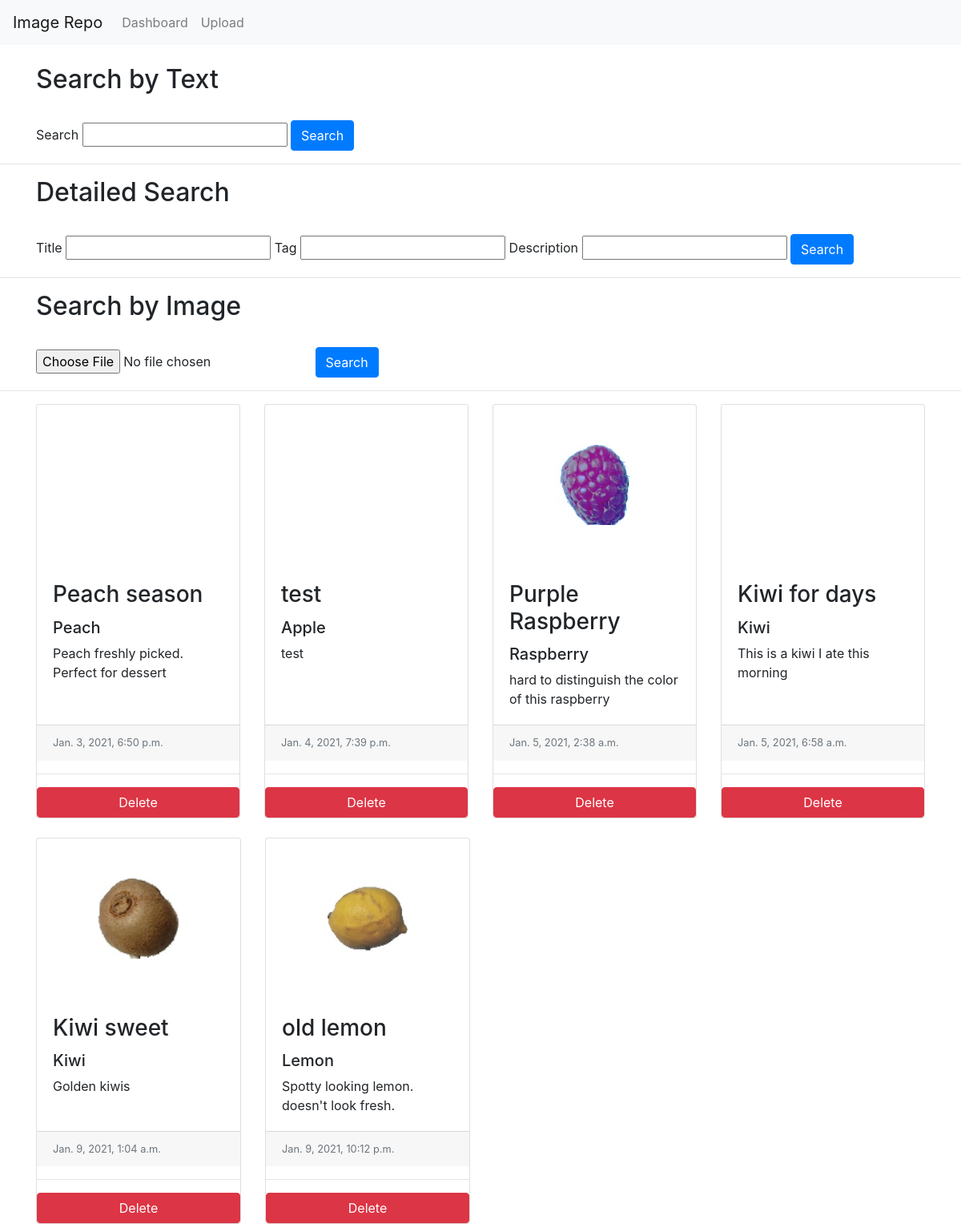
The app's page /, older data.
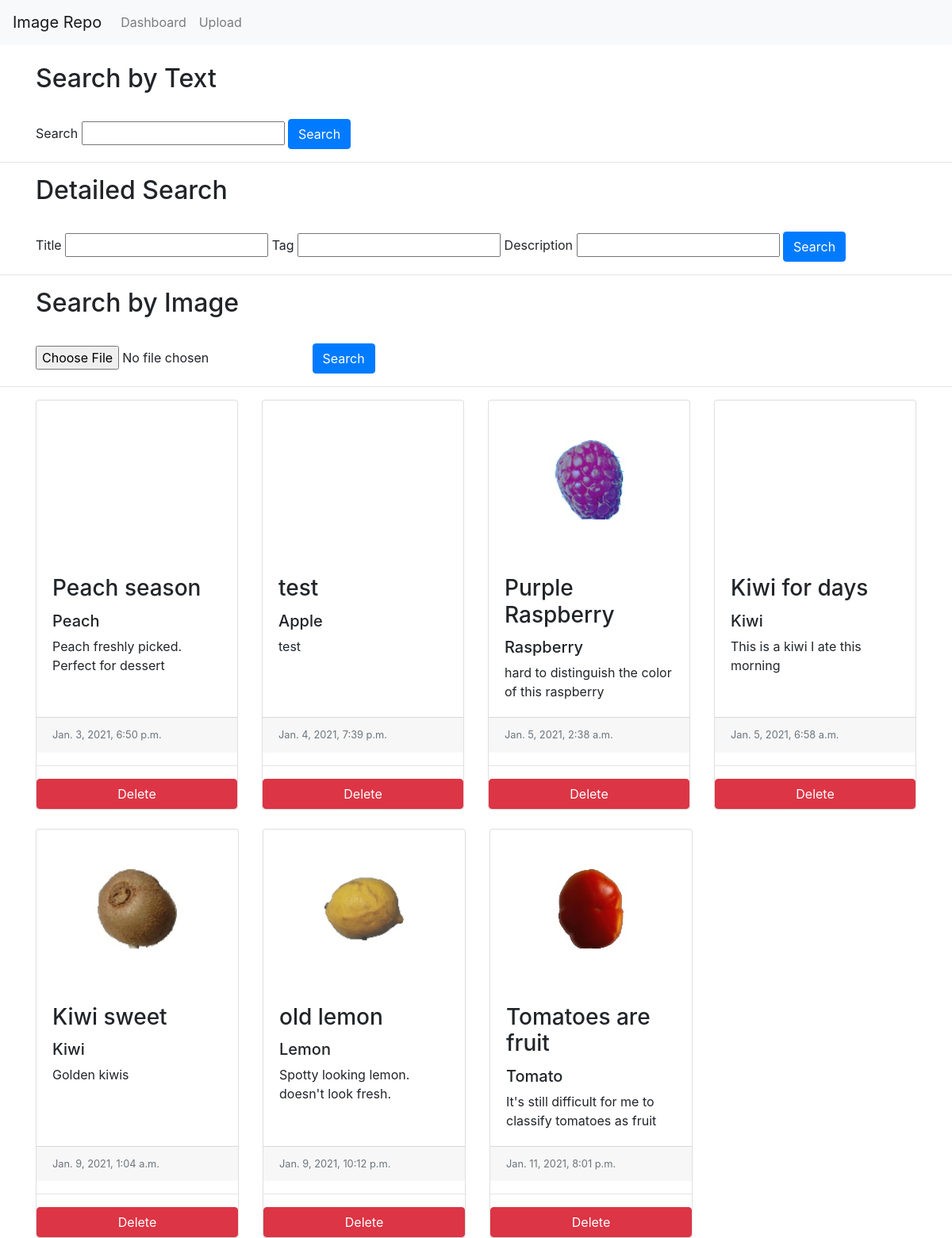
The same page, newer data.
### repo/models.py (models this page shows, shortened)
class Image(models.Model):
    title = models.CharField(max_length=200)
    tag = models.TextField(null=True)
    description = models.TextField(null=True)
    date_created = models.DateTimeField(auto_now_add=True)
    image_path = models.TextField(null=True,blank=True)
    @property
    def img_url(self):
        return static(self.image_path)

### repo/views.py (the view, shortened to what this page needs)
# urls.py: 2. Add a URL to urlpatterns:  path('', views.home, name='home')
def home(request):
    images = Image.objects.all()
    imageFilter = ImageFilter(request.GET,queryset=images)
    images = imageFilter.qs
    context = {
        'images':images,
        'imageFilter':imageFilter,
    }
    return render(request,'repo/dashboard.html', context= context)

### repo/templates/repo/dashboard.html (shortened to what this page needs)
{% extends 'repo/main.html' %}
{% load static %}
{% block content %}
<br>
<div class="container">
    <h2>Search by Text</h2>
    <br>
    <form method="get">
            <label for="{{imageFilter.form.combine_filter.id_for_label}}" >Search</label>
            {{imageFilter.form.combine_filter}}
            <button class="btn btn-primary" type="submit">Search</button>
    </form>
</div>
<hr>
<div class="container">
    <h2>Detailed Search</h2>
    <br>
    <form method="get">
            <label for="{{imageFilter.form.title_filter.id_for_label}}" >Title</label>
            {{imageFilter.form.title_filter}}
            <label for="{{imageFilter.form.title_filter.tag_filter}}">Tag</label>
            {{imageFilter.form.tag_filter}}
            <label for="{{imageFilter.form.desc_filter.tag_filter}}">Description</label>
            {{imageFilter.form.desc_filter}}
            <button class="btn btn-primary" type="submit">Search</button>
    </form>
</div>
<hr>
<div class="container">
    <h2>Search by Image</h2>
    <br>
    <form action="" method="POST" enctype="multipart/form-data">
        <input type="file" name="searchImg"/>
        <button class="btn btn-primary" type="submit" name="submit">Search</button>
    </form>
</div>
<hr>
<div class="container">
    <div class="card-deck">
        {% for image in images %}
        <div class="card" style="max-width: 16rem;">
            <div style="background:url({{image.img_url}});background-position:center; background-repeat: no-repeat; height: 200; width: 100%;"></div>
            <div class="card-body">
                <h3 class="card-title">{{image.title}}</h3>
                <h5 class="card-text">{{image.tag}}</h5>
                <p class="card-text">{{image.description}}</p>
            </div>
            <div class="card-footer">
                <small class="text-muted">{{image.date_created}}</small>
            </div>
            <hr>
            <a href="{% url 'delete_image' image.id %}" class="btn btn-danger">Delete</a>
        </div>
        {% if forloop.counter|divisibleby:"4" %}
    </div><br><div class="card-deck">
    {% endif %}
    {% empty %}
    <h1>No Result</h1>
    {% endfor %}
    </div>
</div>
{% endblock %}

Row changes from the older to the newer data that the page shows:
added Image: shows a picture, title "Tomatoes are fruit", tag "Tomato", description "It's still difficult for me to classify tomatoes as fruit", date_created "Jan. 11, 2021, 8:01 p.m."
